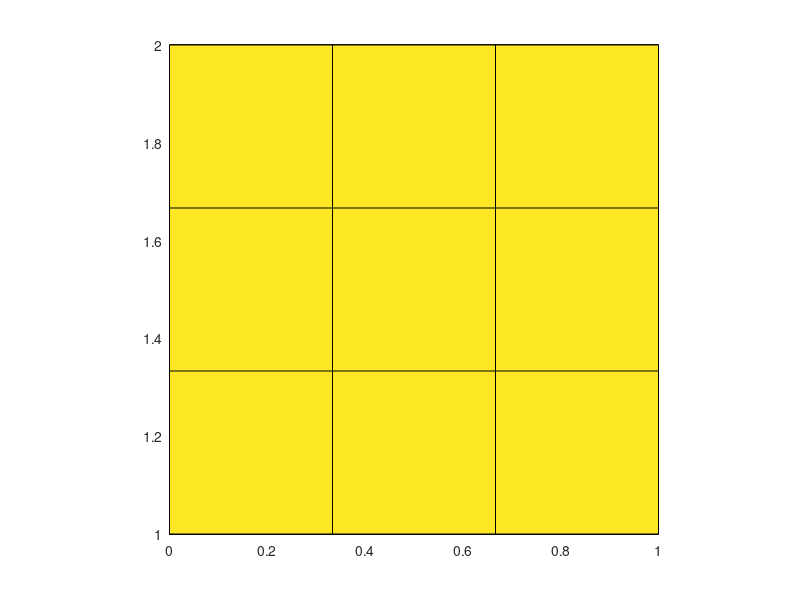

This chart was generated by the following MATLAB code:

## Example to visualize the "buckets" discussed in assignment 6.

## there are 3 features (3 columns)
## you can change p and ranges
ranges = [0,1,3;
          1,2,9]
p=3

x = linspace(ranges(1,1),ranges(2,1),p+1)
y = linspace(ranges(1,2),ranges(2,2),p+1)
z = linspace(ranges(1,3),ranges(2,3),p+1)

[X,Y] = meshgrid(x,y)

clf
axis([ranges(1,1),ranges(2,1),ranges(1,2),ranges(2,2),ranges(1,3),ranges(2,3)],"equal")
hold on
for i=1:columns(z)
  surf(X,Y,ones(size(X))*z(i))
endfor
for i=1:columns(x)
  for j=1:columns(y)
    plot3(ones(size(z))*x(i),ones(size(z))*y(j),z)
  endfor
endfor
